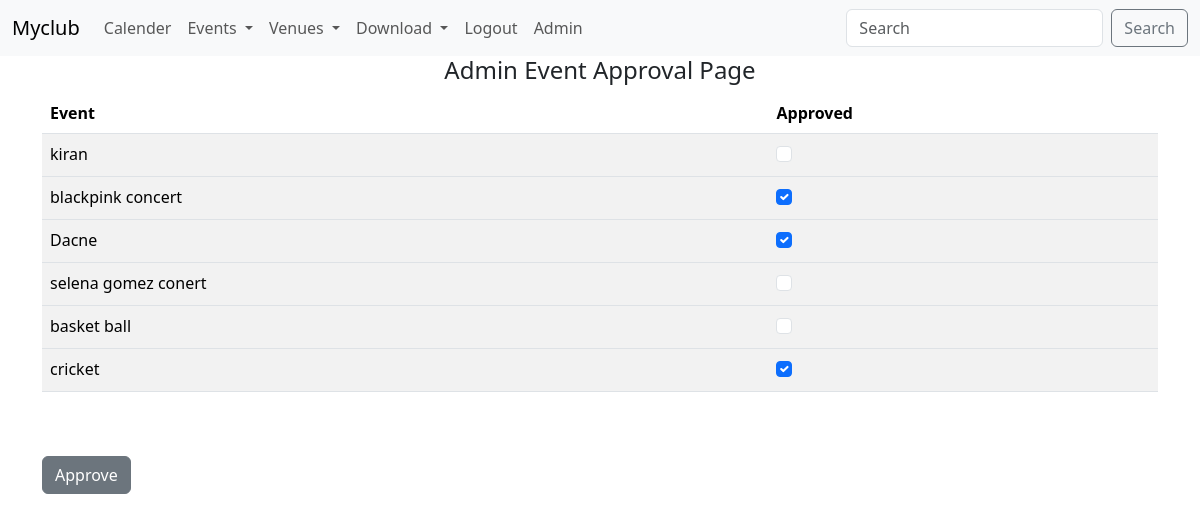
Screenshot of /admin_approval (signed in) with the database file from the repository.
### events/models.py (models this page shows, shortened)
class Event(models.Model):
    name=models.CharField('Event name',max_length=120)
    event_date=models.DateTimeField('Event date')
    venue=models.ForeignKey(Venue,blank=True,null=True,on_delete=models.CASCADE)
    manager=models.ForeignKey(User,blank=True,null=True,on_delete=models.SET_NULL)
    description=models.TextField(blank=True )
    attendees=models.ManyToManyField(MyClubUser,blank=True)
    approved=models.BooleanField('Approved',default=False)
    def __str__(self):
        return self.name

### events/views.py (the view)
# urls.py: path("admin_approval",views.admin_approval,name="admin_approval"),
def admin_approval(request):
    event_list=Event.objects.all().order_by('-event_date')
    if request.user.is_superuser:
        if request.method=="POST":
            id_list=request.POST.getlist('boxes')
            event_list.update(approved=False)
            for x in id_list:
                Event.objects.filter(pk=int(x)).update(approved=True)
            messages.success(request,("Approved successfully."))
            return redirect('list')
        else:
           return render(request,'events/admin_approval.html',{'event_list':event_list})
    else:
        messages.success(request,("You cannot access this page."))
        return redirect('home')
    return render(request,'events/admin_approval.html',{})

### events/templates/events/admin_approval.html (shortened to what this page needs)
{% extends 'events/base.html' %}
{%block content%}
{% if user.is_authenticated %}
<center>
    <h4>Admin Event Approval Page</h4>
    </center>
    <form action="" method="POST">
    <table class="table table-striped table-hover">
        <thead>
          <tr>
            <th scope="col">Event</th>
            <th scope="col">Approved</th>
          </tr>
        </thead>
        <tbody>
            {% for event in event_list%}
          <tr>
            <td>
              {{event}}
            </td>
            <td>
                {% if event.approved%}
                <div class="form-check">
                    <input class="form-check-input" type="checkbox" checked="checked" value={{event.id}} name="boxes">
                </div>
                {%else%}
                <div class="form-check">
                    <input class="form-check-input" type="checkbox" value={{event.id}} name="boxes">
                </div>
                {%endif%}
            </td>
          </tr>
        </tbody>
{%endfor%}
      </table>
    <br><br>
    <button class='btn btn-secondary' type='submit'>Approve</button>
    </form>
{%endif%}
{%endblock%}

### rows the page displays
Event: name "kiran"
Event: name "blackpink concert"
Event: name "Dacne"
Event: name "selena gomez conert"
Event: name "basket ball"
Event: name "cricket"
